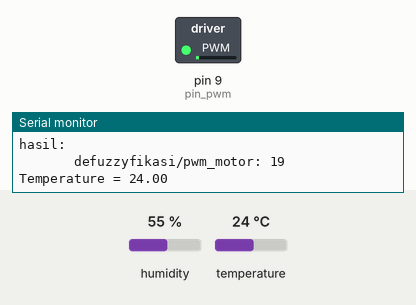
Simulated run of this sketch. Board: Arduino Uno, built with avr-gcc and run on an emulated ATmega328P. Parts: switched loads named in the sketch (green lamp = pin HIGH), the last lines printed to the serial monitor. The inputs (shaded band) are chosen by the test bench; at power-on: temperature 24 °C, humidity 55 %.

Above: at 1.2 s.
1.3 s: temperature set to 41 °C
At 2.6 s:
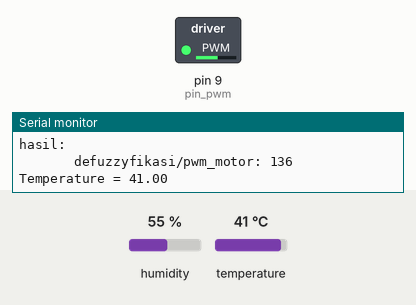
2.9 s: humidity set to 22 %
At 3.4 s:
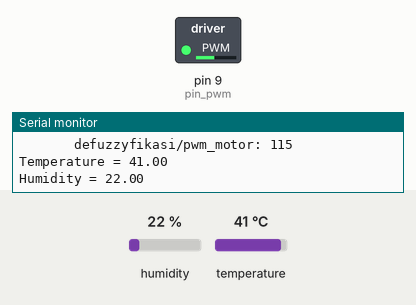
4.5 s: temperature set to 33 °C
At 5.7 s:
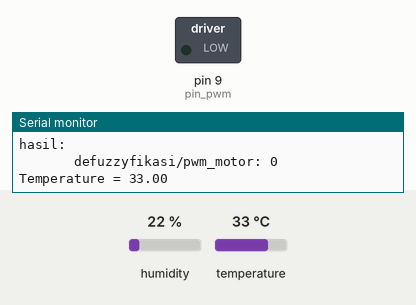
Timing chart, 0 to 7.5 s (numbered marks = the images above; inputs shaded):
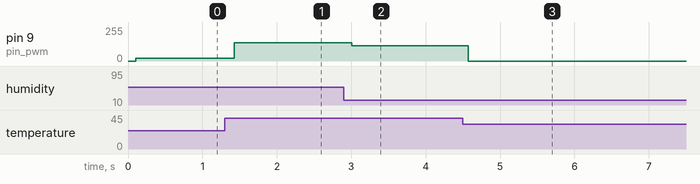

Measured:
- after the input at 1.3 s, pin 9 (pin_pwm): 19/255 → 136/255 after 0.12 s
- after the input at 2.9 s, pin 9 (pin_pwm): 136/255 → 115/255 after 0.11 s
- after the input at 4.5 s, pin 9 (pin_pwm): 115/255 → 0/255 after 0.07 s

The sketch:

tfm-v3-dengan_5MF.ino
```cpp
//---(1)-------------------------------(ok)
  //input-dht11
    #include <dht.h>
    dht DHT;
    #define DHT11_PIN 8

  //output-motor-PWM
    int pin_pwm=9;
    int motor1pin1= 2;
    int motor1pin2= 3;
//-------------------------------------


//---(2)-------------------------------(ok)
  #include <Fuzzy.h>
  Fuzzy *fuzzy = new Fuzzy();

  //FuzzyInput analog1-temperature-ok
    //sdingin=sangat dingin dst
  //FuzzySet *sdingin          = new FuzzySet(20, 25, 30, 32);
  FuzzySet *sdingin          = new FuzzySet(25, 25, 30, 32);
  FuzzySet *dingin           = new FuzzySet(30, 32, 35, 37);
  FuzzySet *anormal           = new FuzzySet(35, 37, 40, 42);
  FuzzySet *panas            = new FuzzySet(40, 42, 45, 47);
  FuzzySet *spanas           = new FuzzySet(45, 47, 50, 50);
  //FuzzySet *sdingin          = new FuzzySet(0, 5, 9, 11);
  //FuzzySet *dingin           = new FuzzySet(9, 11, 15, 18);
  //FuzzySet *anormal           = new FuzzySet(15, 18, 24, 25);
  //FuzzySet *panas            = new FuzzySet(24, 25, 30, 35);
  //FuzzySet *spanas           = new FuzzySet(30, 35, 40, 45);

  // FuzzyInput analog2-humidity-ok
  FuzzySet *skering         = new FuzzySet(0, 0, 30, 40);
  FuzzySet *kering          = new FuzzySet(30, 40, 45, 50);
  FuzzySet *bnormal          = new FuzzySet(45, 50, 60, 70);
  FuzzySet *lembab          = new FuzzySet(60, 70, 80, 90);
  FuzzySet *slembab         = new FuzzySet(80, 90, 100, 100);

  // FuzzyOutput-motor_PWM(kipas)-ok
  FuzzySet *slambat        = new FuzzySet(0, 0, 26, 51);
  FuzzySet *lambat         = new FuzzySet(26, 51, 81, 102);
  FuzzySet *cnormal        = new FuzzySet(81, 102, 132, 153);
  FuzzySet *cepat          = new FuzzySet(132, 153, 183, 204);
  FuzzySet *scepat         = new FuzzySet(183, 204, 250, 250);
  //FuzzySet *scepat         = new FuzzySet(183, 204, 230, 255);
//-------------------------------------


void setup() {
//---(3)-------------------------------(ok)
  Serial.begin(9600);

  //pin-motor-output
    int motor1pin1 = 2;
    int motor1pin2 = 3;
//-------------------------------------


//---(4)-------------------------------(ok)
  // FuzzyInput-1(temperature)
  FuzzyInput *temperature = new FuzzyInput(1);
  temperature->addFuzzySet(sdingin);
  temperature->addFuzzySet(dingin);
  temperature->addFuzzySet(anormal);
  temperature->addFuzzySet(panas);
  temperature->addFuzzySet(spanas);
  fuzzy->addFuzzyInput(temperature);

  // FuzzyInput-2(humidity)
  FuzzyInput *humidity = new FuzzyInput(2);
  humidity->addFuzzySet(skering);
  humidity->addFuzzySet(kering);
  humidity->addFuzzySet(bnormal);
  humidity->addFuzzySet(lembab);
  humidity->addFuzzySet(slembab);
  fuzzy->addFuzzyInput(humidity);

   // FuzzyOutput-PWM_motor_kipas
  FuzzyOutput *motor = new FuzzyOutput(1);
  motor->addFuzzySet(slambat);
  motor->addFuzzySet(lambat);
  motor->addFuzzySet(cnormal);
  motor->addFuzzySet(cepat);
  motor->addFuzzySet(scepat);
  fuzzy->addFuzzyOutput(motor);
//-------------------------------------


//---(4)-------------------------------(ok)
  //Bagian FuzzyRule////////////////////////////////////////////////////////////////// 1 (ok)
    FuzzyRuleAntecedent *sdingin_skering = new FuzzyRuleAntecedent();
    sdingin_skering->joinWithAND(sdingin, skering);

    FuzzyRuleConsequent *motor_slambat1 = new FuzzyRuleConsequent();
    motor_slambat1->addOutput(slambat);

    FuzzyRule *fuzzyRule1 = new FuzzyRule(1, sdingin_skering, motor_slambat1);
    fuzzy->addFuzzyRule(fuzzyRule1);
  //---end---------//////////////////////////////////////////////////////////////////

  //Bagian FuzzyRule////////////////////////////////////////////////////////////////// 2 (ok)
    FuzzyRuleAntecedent *dingin_skering = new FuzzyRuleAntecedent();
    dingin_skering->joinWithAND(dingin, skering);

    FuzzyRuleConsequent *motor_slambat2 = new FuzzyRuleConsequent();//angka sll beriterasi
    motor_slambat2->addOutput(slambat);//angka sll beriterasi

    FuzzyRule *fuzzyRule2 = new FuzzyRule(2, sdingin_skering, motor_slambat2);//angka sll beriterasi
    fuzzy->addFuzzyRule(fuzzyRule2);//angka sll beriterasi
  //---end---------//////////////////////////////////////////////////////////////////

  //Bagian FuzzyRule////////////////////////////////////////////////////////////////// 3 (ok)
    FuzzyRuleAntecedent *anormal_skering = new FuzzyRuleAntecedent();
    anormal_skering->joinWithAND(anormal, skering);

    FuzzyRuleConsequent *motor_lambat3 = new FuzzyRuleConsequent();//angka sll beriterasi
    motor_lambat3->addOutput(lambat);//angka sll beriterasi

    FuzzyRule *fuzzyRule3 = new FuzzyRule(3, anormal_skering, motor_lambat3);//angka sll beriterasi
    fuzzy->addFuzzyRule(fuzzyRule3);//angka sll beriterasi
  //---end---------//////////////////////////////////////////////////////////////////

  //Bagian FuzzyRule////////////////////////////////////////////////////////////////// 4 (ok)
    FuzzyRuleAntecedent *panas_skering = new FuzzyRuleAntecedent();
    panas_skering->joinWithAND(panas, skering);

    FuzzyRuleConsequent *motor_cepat4 = new FuzzyRuleConsequent();//angka sll beriterasi
    motor_cepat4->addOutput(cepat);//angka sll beriterasi

    FuzzyRule *fuzzyRule4 = new FuzzyRule(4, panas_skering, motor_cepat4);//angka sll beriterasi
    fuzzy->addFuzzyRule(fuzzyRule4);//angka sll beriterasi
  //---end---------//////////////////////////////////////////////////////////////////

  //Bagian FuzzyRule////////////////////////////////////////////////////////////////// 5 (ok)
    FuzzyRuleAntecedent *spanas_skering = new FuzzyRuleAntecedent();
    spanas_skering->joinWithAND(spanas, skering);

    FuzzyRuleConsequent *motor_scepat5 = new FuzzyRuleConsequent();//angka sll beriterasi
    motor_scepat5->addOutput(scepat);//angka sll beriterasi

    FuzzyRule *fuzzyRule5 = new FuzzyRule(5, spanas_skering, motor_scepat5);//angka sll beriterasi
    fuzzy->addFuzzyRule(fuzzyRule5);//angka sll beriterasi
  //---end---------//////////////////////////////////////////////////////////////////

  //Bagian FuzzyRule////////////////////////////////////////////////////////////////// 6 (ok)
    FuzzyRuleAntecedent *sdingin_kering = new FuzzyRuleAntecedent();
    sdingin_kering->joinWithAND(sdingin, kering);

    FuzzyRuleConsequent *motor_slambat6 = new FuzzyRuleConsequent();//angka sll beriterasi
    motor_slambat6->addOutput(slambat);//angka sll beriterasi

    FuzzyRule *fuzzyRule6 = new FuzzyRule(6, sdingin_kering, motor_slambat6);//angka sll beriterasi
    fuzzy->addFuzzyRule(fuzzyRule6);//angka sll beriterasi
  //---end---------//////////////////////////////////////////////////////////////////

  //Bagian FuzzyRule////////////////////////////////////////////////////////////////// 7 (ok)
    FuzzyRuleAntecedent *dingin_kering = new FuzzyRuleAntecedent();
    dingin_kering->joinWithAND(dingin, kering);

    FuzzyRuleConsequent *motor_lambat7 = new FuzzyRuleConsequent();//angka sll beriterasi
    motor_lambat7->addOutput(lambat);//angka sll beriterasi

    FuzzyRule *fuzzyRule7 = new FuzzyRule(7, dingin_kering, motor_lambat7);//angka sll beriterasi
    fuzzy->addFuzzyRule(fuzzyRule7);//angka sll beriterasi
  //---end---------//////////////////////////////////////////////////////////////////

  //Bagian FuzzyRule////////////////////////////////////////////////////////////////// 8 (ok)
    FuzzyRuleAntecedent *anormal_kering = new FuzzyRuleAntecedent();
    anormal_kering->joinWithAND(anormal, kering);

    FuzzyRuleConsequent *motor_lambat8 = new FuzzyRuleConsequent();//angka sll beriterasi
    motor_lambat8->addOutput(lambat);//angka sll beriterasi

    FuzzyRule *fuzzyRule8 = new FuzzyRule(8, anormal_kering, motor_lambat8);//angka sll beriterasi
    fuzzy->addFuzzyRule(fuzzyRule8);//angka sll beriterasi
  //---end---------//////////////////////////////////////////////////////////////////

  //Bagian FuzzyRule////////////////////////////////////////////////////////////////// 9 (ok)
    FuzzyRuleAntecedent *panas_kering = new FuzzyRuleAntecedent();
    panas_kering->joinWithAND(panas, kering);

    FuzzyRuleConsequent *motor_cepat9 = new FuzzyRuleConsequent();//angka sll beriterasi
    motor_cepat9->addOutput(cepat);//angka sll beriterasi

    FuzzyRule *fuzzyRule9 = new FuzzyRule(9, panas_kering, motor_cepat9);//angka sll beriterasi
    fuzzy->addFuzzyRule(fuzzyRule9);//angka sll beriterasi
  //---end---------//////////////////////////////////////////////////////////////////

  //Bagian FuzzyRule////////////////////////////////////////////////////////////////// 10 (ok)
    FuzzyRuleAntecedent *spanas_kering = new FuzzyRuleAntecedent();
    spanas_kering->joinWithAND(spanas, kering);

    FuzzyRuleConsequent *motor_scepat10 = new FuzzyRuleConsequent();//angka sll beriterasi
    motor_scepat10->addOutput(scepat);//angka sll beriterasi

    FuzzyRule *fuzzyRule10 = new FuzzyRule(10, spanas_kering, motor_scepat10);//angka sll beriterasi
    fuzzy->addFuzzyRule(fuzzyRule10);//angka sll beriterasi
  //---end---------//////////////////////////////////////////////////////////////////

  //Bagian FuzzyRule////////////////////////////////////////////////////////////////// 11 (ok)
    FuzzyRuleAntecedent *sdingin_bnormal = new FuzzyRuleAntecedent();
    sdingin_bnormal->joinWithAND(sdingin, bnormal);

    FuzzyRuleConsequent *motor_slambat11 = new FuzzyRuleConsequent();//angka sll beriterasi
    motor_slambat11->addOutput(slambat);//angka sll beriterasi

    FuzzyRule *fuzzyRule11 = new FuzzyRule(11, sdingin_bnormal, motor_slambat11);//angka sll beriterasi
    fuzzy->addFuzzyRule(fuzzyRule11);//angka sll beriterasi
  //---end---------//////////////////////////////////////////////////////////////////

  //Bagian FuzzyRule////////////////////////////////////////////////////////////////// 12 (ok)
    FuzzyRuleAntecedent *dingin_bnormal = new FuzzyRuleAntecedent();
    dingin_bnormal->joinWithAND(dingin, bnormal);

    FuzzyRuleConsequent *motor_lambat12 = new FuzzyRuleConsequent();//angka sll beriterasi
    motor_lambat12->addOutput(lambat);//angka sll beriterasi

    FuzzyRule *fuzzyRule12 = new FuzzyRule(12, dingin_bnormal, motor_lambat12);//angka sll beriterasi
    fuzzy->addFuzzyRule(fuzzyRule12);//angka sll beriterasi
  //---end---------//////////////////////////////////////////////////////////////////

  //Bagian FuzzyRule////////////////////////////////////////////////////////////////// 13 (ok)
    FuzzyRuleAntecedent *anormal_bnormal = new FuzzyRuleAntecedent();
    anormal_bnormal->joinWithAND(anormal, bnormal);

    FuzzyRuleConsequent *motor_slambat13 = new FuzzyRuleConsequent();//angka sll beriterasi
    motor_slambat13->addOutput(slambat);//angka sll beriterasi

    FuzzyRule *fuzzyRule13 = new FuzzyRule(13, anormal_bnormal, motor_slambat13);//angka sll beriterasi
    fuzzy->addFuzzyRule(fuzzyRule13);//angka sll beriterasi
  //---end---------//////////////////////////////////////////////////////////////////

  //Bagian FuzzyRule////////////////////////////////////////////////////////////////// 14 (ok)
    FuzzyRuleAntecedent *panas_bnormal = new FuzzyRuleAntecedent();
    panas_bnormal->joinWithAND(panas, bnormal);

    FuzzyRuleConsequent *motor_scepat14 = new FuzzyRuleConsequent();//angka sll beriterasi
    motor_scepat14->addOutput(scepat);//angka sll beriterasi

    FuzzyRule *fuzzyRule14 = new FuzzyRule(14, panas_bnormal, motor_scepat14);//angka sll beriterasi
    fuzzy->addFuzzyRule(fuzzyRule14);//angka sll beriterasi
  //---end---------//////////////////////////////////////////////////////////////////

  //Bagian FuzzyRule////////////////////////////////////////////////////////////////// 15 (ok)
    FuzzyRuleAntecedent *spanas_bnormal = new FuzzyRuleAntecedent();
    spanas_bnormal->joinWithAND(spanas, bnormal);

    FuzzyRuleConsequent *motor_cepat15 = new FuzzyRuleConsequent();//angka sll beriterasi
    motor_cepat15->addOutput(cepat);//angka sll beriterasi

    FuzzyRule *fuzzyRule15 = new FuzzyRule(15, spanas_bnormal, motor_cepat15);//angka sll beriterasi
    fuzzy->addFuzzyRule(fuzzyRule15);//angka sll beriterasi
  //---end---------//////////////////////////////////////////////////////////////////

  //Bagian FuzzyRule////////////////////////////////////////////////////////////////// 16 (ok)
    FuzzyRuleAntecedent *sdingin_lembab = new FuzzyRuleAntecedent();
    sdingin_lembab->joinWithAND(sdingin, lembab);

    FuzzyRuleConsequent *motor_slambat16 = new FuzzyRuleConsequent();//angka sll beriterasi
    motor_slambat16->addOutput(slambat);//angka sll beriterasi

    FuzzyRule *fuzzyRule16 = new FuzzyRule(16, sdingin_lembab, motor_slambat16);//angka sll beriterasi
    fuzzy->addFuzzyRule(fuzzyRule16);//angka sll beriterasi
  //---end---------//////////////////////////////////////////////////////////////////

  //Bagian FuzzyRule////////////////////////////////////////////////////////////////// 17 (ok)
    FuzzyRuleAntecedent *dingin_lembab = new FuzzyRuleAntecedent();
    dingin_lembab->joinWithAND(dingin, lembab);

    FuzzyRuleConsequent *motor_lambat17 = new FuzzyRuleConsequent();//angka sll beriterasi
    motor_lambat17->addOutput(lambat);//angka sll beriterasi

    FuzzyRule *fuzzyRule17 = new FuzzyRule(17, dingin_lembab, motor_lambat17);//angka sll beriterasi
    fuzzy->addFuzzyRule(fuzzyRule17);//angka sll beriterasi
  //---end---------//////////////////////////////////////////////////////////////////

  //Bagian FuzzyRule////////////////////////////////////////////////////////////////// 18 (ok)
    FuzzyRuleAntecedent *anormal_lembab = new FuzzyRuleAntecedent();
    anormal_lembab->joinWithAND(anormal, lembab);

    FuzzyRuleConsequent *motor_lambat18 = new FuzzyRuleConsequent();//angka sll beriterasi
    motor_lambat18->addOutput(lambat);//angka sll beriterasi

    FuzzyRule *fuzzyRule18 = new FuzzyRule(18, anormal_lembab, motor_lambat18);//angka sll beriterasi
    fuzzy->addFuzzyRule(fuzzyRule18);//angka sll beriterasi
  //---end---------//////////////////////////////////////////////////////////////////

  //Bagian FuzzyRule////////////////////////////////////////////////////////////////// 19 (ok)
    FuzzyRuleAntecedent *panas_lembab = new FuzzyRuleAntecedent();
    panas_lembab->joinWithAND(panas, lembab);

    FuzzyRuleConsequent *motor_cepat19 = new FuzzyRuleConsequent();//angka sll beriterasi
    motor_cepat19->addOutput(cepat);//angka sll beriterasi

    FuzzyRule *fuzzyRule19 = new FuzzyRule(19, panas_lembab, motor_cepat19);//angka sll beriterasi
    fuzzy->addFuzzyRule(fuzzyRule19);//angka sll beriterasi
  //---end---------//////////////////////////////////////////////////////////////////

  //Bagian FuzzyRule////////////////////////////////////////////////////////////////// 20 (ok)
    FuzzyRuleAntecedent *spanas_lembab = new FuzzyRuleAntecedent();
    spanas_lembab->joinWithAND(spanas, lembab);

    FuzzyRuleConsequent *motor_scepat20 = new FuzzyRuleConsequent();//angka sll beriterasi
    motor_scepat20->addOutput(scepat);//angka sll beriterasi

    FuzzyRule *fuzzyRule20 = new FuzzyRule(20, spanas_lembab, motor_scepat20);//angka sll beriterasi
    fuzzy->addFuzzyRule(fuzzyRule20);//angka sll beriterasi
  //---end---------//////////////////////////////////////////////////////////////////

  //Bagian FuzzyRule////////////////////////////////////////////////////////////////// 21 (ok)
    FuzzyRuleAntecedent *sdingin_slembab = new FuzzyRuleAntecedent();
    sdingin_slembab->joinWithAND(sdingin, slembab);

    FuzzyRuleConsequent *motor_slambat21 = new FuzzyRuleConsequent();//angka sll beriterasi
    motor_slambat21->addOutput(slambat);//angka sll beriterasi

    FuzzyRule *fuzzyRule21 = new FuzzyRule(21, sdingin_slembab, motor_slambat21);//angka sll beriterasi
    fuzzy->addFuzzyRule(fuzzyRule21);//angka sll beriterasi
  //---end---------//////////////////////////////////////////////////////////////////

  //Bagian FuzzyRule////////////////////////////////////////////////////////////////// 22 (ok)
    FuzzyRuleAntecedent *dingin_slembab = new FuzzyRuleAntecedent();
    dingin_slembab->joinWithAND(dingin, slembab);

    FuzzyRuleConsequent *motor_slambat22 = new FuzzyRuleConsequent();//angka sll beriterasi
    motor_slambat22->addOutput(slambat);//angka sll beriterasi

    FuzzyRule *fuzzyRule22 = new FuzzyRule(22, dingin_slembab, motor_slambat22);//angka sll beriterasi
    fuzzy->addFuzzyRule(fuzzyRule22);//angka sll beriterasi
  //---end---------//////////////////////////////////////////////////////////////////

  //Bagian FuzzyRule////////////////////////////////////////////////////////////////// 23 (ok)
    FuzzyRuleAntecedent *anormal_slembab = new FuzzyRuleAntecedent();
    anormal_slembab->joinWithAND(anormal, slembab);

    FuzzyRuleConsequent *motor_slambat23 = new FuzzyRuleConsequent();//angka sll beriterasi
    motor_slambat23->addOutput(slambat);//angka sll beriterasi

    FuzzyRule *fuzzyRule23 = new FuzzyRule(23, anormal_slembab, motor_slambat23);//angka sll beriterasi
    fuzzy->addFuzzyRule(fuzzyRule23);//angka sll beriterasi
  //---end---------//////////////////////////////////////////////////////////////////

  //Bagian FuzzyRule////////////////////////////////////////////////////////////////// 24 (ok)
    FuzzyRuleAntecedent *panas_slembab = new FuzzyRuleAntecedent();
    panas_slembab->joinWithAND(panas, slembab);

    FuzzyRuleConsequent *motor_scepat24 = new FuzzyRuleConsequent();//angka sll beriterasi
    motor_scepat24->addOutput(scepat);//angka sll beriterasi

    FuzzyRule *fuzzyRule24 = new FuzzyRule(24, panas_slembab, motor_scepat24);//angka sll beriterasi
    fuzzy->addFuzzyRule(fuzzyRule24);//angka sll beriterasi
  //---end---------//////////////////////////////////////////////////////////////////

  //Bagian FuzzyRule////////////////////////////////////////////////////////////////// 25 ()
    FuzzyRuleAntecedent *spanas_slembab = new FuzzyRuleAntecedent();
    spanas_slembab->joinWithAND(spanas, slembab);

    FuzzyRuleConsequent *motor_scepat25 = new FuzzyRuleConsequent();//angka sll beriterasi
    motor_scepat25->addOutput(scepat);//angka sll beriterasi

    FuzzyRule *fuzzyRule25 = new FuzzyRule(25, spanas_slembab, motor_scepat25);//angka sll beriterasi
    fuzzy->addFuzzyRule(fuzzyRule25);//angka sll beriterasi
  //---end---------//////////////////////////////////////////////////////////////////
 //-------------------------------------
}

void loop() {
 //---(5)-------------------------------(ok)
   //bagian input untuk mendapatkan angka temperature dan humidity, lalu dicetak di serial monitor
     int chk = DHT.read11(DHT11_PIN);

     Serial.print("Temperature = ");
     Serial.println(DHT.temperature);

     Serial.print("Humidity = ");
     Serial.println(DHT.humidity);
  //------------------------------------
 //-------------------------------------


 //---(6)-------------------------------(ok)
   //bagian input untuk memasukkan angka temperature dan humidity ke dalam proses fuzzy
     int in_1 = DHT.temperature;
     int in_2 = DHT.humidity;
   //-----------------------------------
 //-------------------------------------


 //---(7)defuzzyfikasi dan output-------(ok)
   //defuzzyfikasi
     fuzzy->setInput(1, in_1);
     fuzzy->setInput(2, in_2);
     fuzzy->fuzzify(); //untuk input dari tahap fuzzyfication

   //output--kirim defuzzyfikasi ke pin pwm l298n
     int out_motor = fuzzy->defuzzify(1); //utk hasil deffuzyfikasi dari fuzzy output
     analogWrite(pin_pwm , out_motor); //hasil dari defuzzyfikasi dipindah ke pin led (PWM), diseting di pin 11, nilainya 0-255

   //seting pin +&- motor dc di l298n
     digitalWrite(motor1pin1, HIGH);
     digitalWrite(motor1pin2, LOW);
 //-------------------------------------

 //---(8)-------------------------------()
   //cetak hasil defuzzyfikasi ke serial monitor
     Serial.println("hasil: ");
     Serial.print("       defuzzyfikasi/pwm_motor: ");
     Serial.println(out_motor);
     Serial.println("");
     Serial.println("");
   //----------------------------------
 //-------------------------------------
}
```
